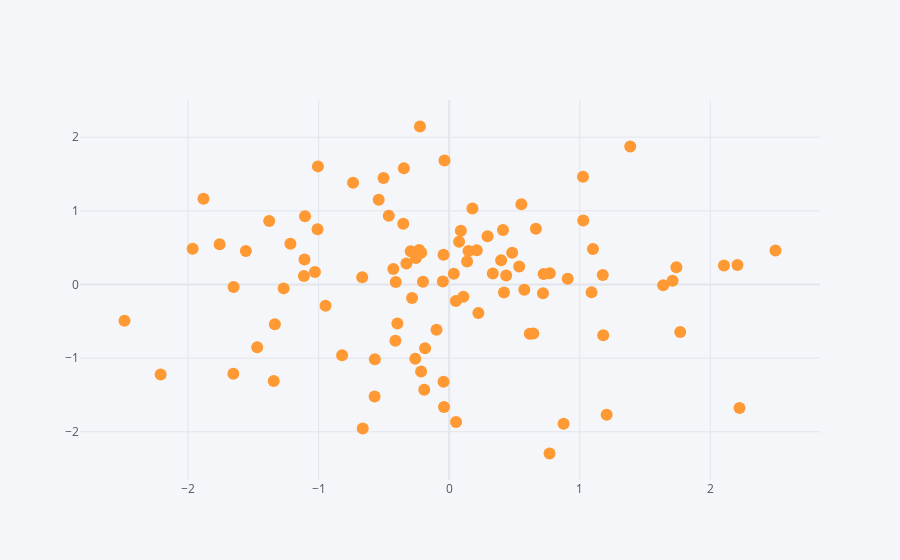

Notebook source saved alongside this figure:
### Code cell
df.iplot(x="a",y="b",mode="markers")
